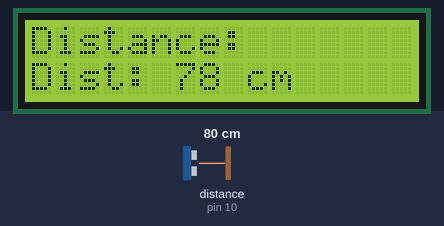
Bench run of a sketch on a simulated Arduino Uno, built with avr-gcc and run on an emulated ATmega328P. Parts: 16×2 character LCD. Wiring (inferred from the names in the program): ultrasonic range finder: trigger pin 9; echo pin 10. The test bench sets the inputs (shaded band); at power-on: distance to the obstacle (sensor on pin 10) 80 cm. The echo pulse lasts 58.3 µs per cm.

Above: at 2.2 s.
2.3 s: distance to the obstacle (sensor on pin 10) set to 2 cm
At 3.1 s:
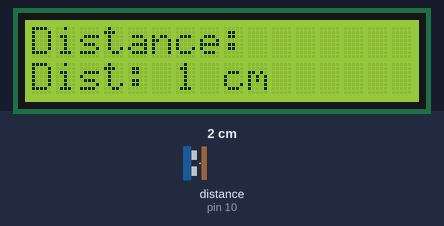
4.0 s: distance to the obstacle (sensor on pin 10) set to 4 cm
At 4.5 s:
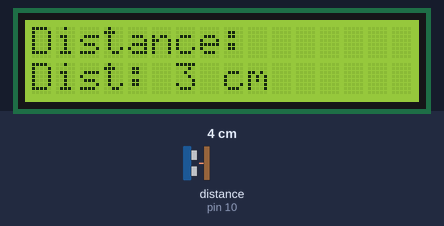
5.5 s: distance to the obstacle (sensor on pin 10) set to 9 cm
At 5.9 s:
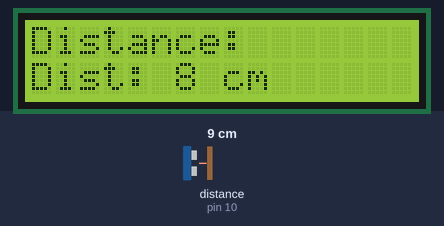
Timing chart, 0 to 8.5 s (numbered marks = the images above; inputs shaded):
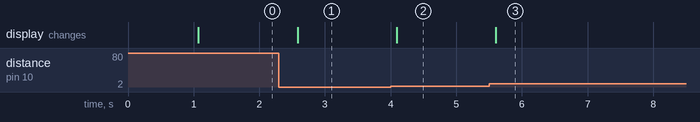

Measured:
- after the input at 2.3 s, the display: changes after 0.29 s (image 1)
- after the input at 4.0 s, the display: changes after 0.10 s (image 2)
- after the input at 5.5 s, the display: changes after 0.10 s (image 3)

The sketch:

ultrasonic_dist.ino
```cpp
#include <LiquidCrystal.h>

// Initialize the LCD (RS, E, D4, D5, D6, D7)
LiquidCrystal lcd(12, 11, 5, 4, 3, 2);

// Ultrasonic sensor pins
const int trigPin = 9;
const int echoPin = 10;

void setup() {
  // Initialize the LCD
  lcd.begin(16, 2);  // Set up the LCD's number of columns and rows

  // Set up the ultrasonic sensor pins
  pinMode(trigPin, OUTPUT);
  pinMode(echoPin, INPUT);

  // Display a startup message
  lcd.setCursor(0, 0); // Set cursor to column 0, row 0
  lcd.print("Distance:");
  delay(1000);         // Wait for a second
}

void loop() {
  long duration, distance;

  // Send a 10us pulse to trigger the ultrasonic sensor
  digitalWrite(trigPin, LOW);
  delayMicroseconds(2);
  digitalWrite(trigPin, HIGH);
  delayMicroseconds(10);
  digitalWrite(trigPin, LOW);

  // Read the echo pin and calculate the distance
  duration = pulseIn(echoPin, HIGH);
  distance = duration * 0.034 / 2;  // Convert duration to distance in cm

  // Clear the second line and display the distance
  lcd.setCursor(0, 1);      // Set cursor to column 0, row 1
  lcd.print("Dist: ");
  lcd.print(distance);      // Print the distance value
  lcd.print(" cm   ");      // Add units

  delay(500);  // Update the reading every 500ms
}
```
